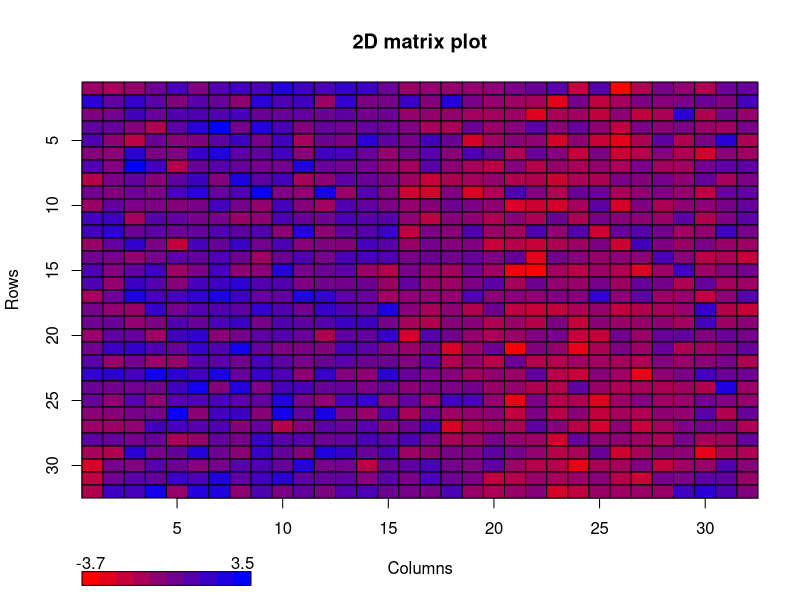
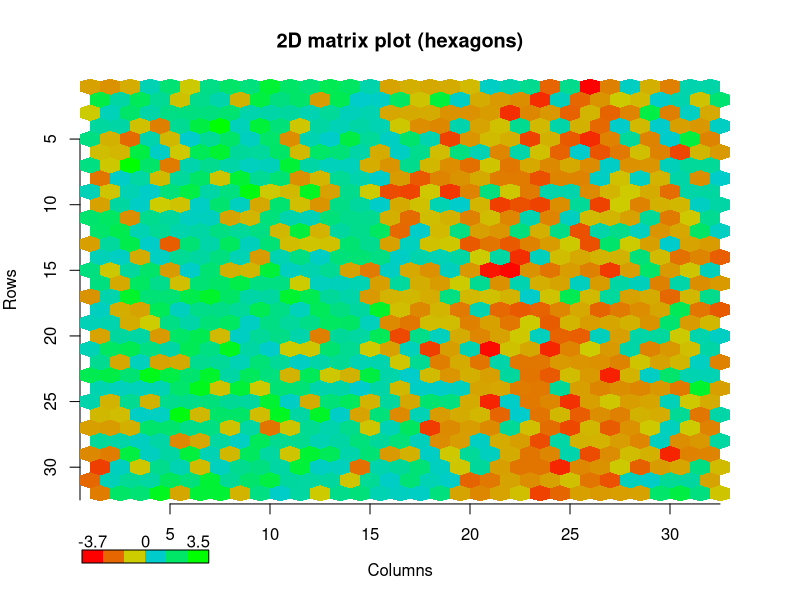
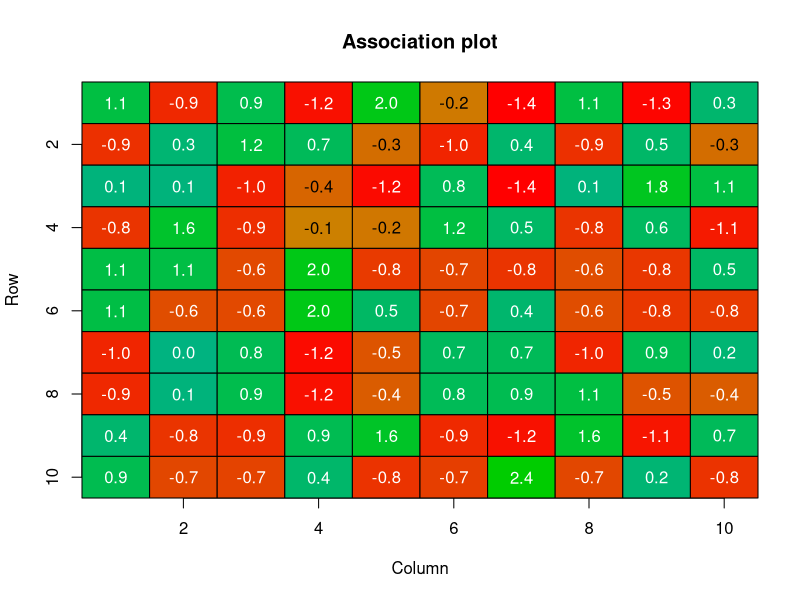

Recreate these plots in R, in order.
library(plotrix)

x<-matrix(rnorm(1024)+sin(seq(0,2*pi,length=1024)),nrow=32)
head(x)
color2D.matplot(x,c(1,0),c(0,0),c(0,1),show.legend=TRUE,
                xlab="Columns",ylab="Rows",main="2D matrix plot")

# generate colors that show negative values in red and positive in green
cellcol<-matrix(rep("#000000",1024),nrow=32)
cellcol[x<0]<-color.scale(x[x<0],c(1,0.8),c(0,0.8),0)
cellcol[x>0]<-color.scale(x[x>0],0,c(0.8,1),c(0.8,0))
# now do hexagons without borders
color2D.matplot(x,cellcolors=cellcol,xlab="Columns",ylab="Rows",
                do.hex=TRUE,main="2D matrix plot (hexagons)",border=NA)

# for this one, we have to do the color legend separately
# because of the two part color scaling
legval<-seq(min(x),max(x),length.out=6)
legcol<-rep("#000000",6)
legcol[legval<0]<-color.scale(legval[legval<0],c(1,0.8),c(0,0.8),0)
legcol[legval>0]<-color.scale(legval[legval>0],0,c(0.8,1),c(0.8,0))
color.legend(0,-5,6,-4,round(c(min(x),0,max(x)),1),rect.col=legcol)
# do a color only association plot
xt<-table(sample(1:10,100,TRUE),sample(1:10,100,TRUE))
observed<-xt[,rev(1:dim(xt)[2])]
expected<-outer(rowSums(observed),colSums(observed),"*")/sum(xt)
deviates<-(observed-expected)/sqrt(expected)
cellcol<-matrix(rep("#000000",100),nrow=10)
cellcol[deviates<0]<-
  color.scale(deviates[deviates<0],c(1,0.8),c(0,0.5),0)
cellcol[deviates>0]<-
  color.scale(deviates[deviates>0],0,c(0.7,0.8),c(0.5,0))
color2D.matplot(x=round(deviates,2),cellcolors=cellcol,
                show.values=TRUE,main="Association plot")



